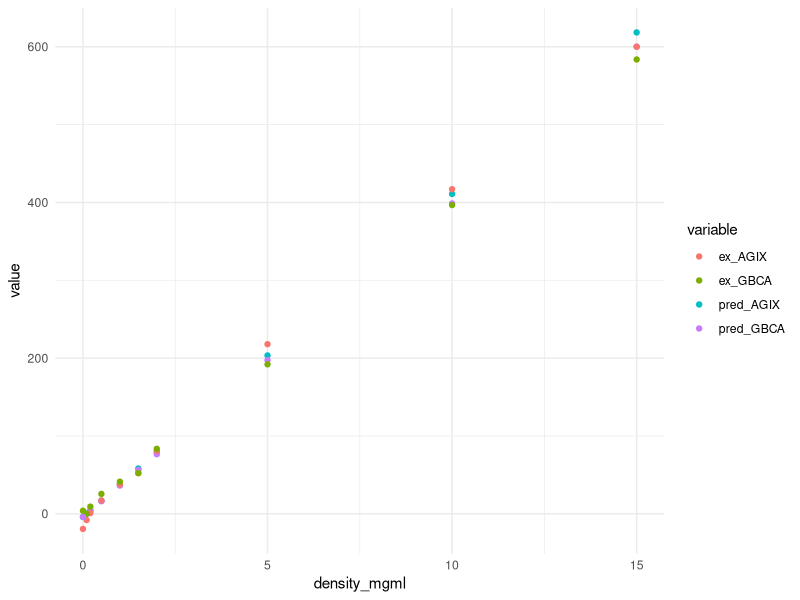
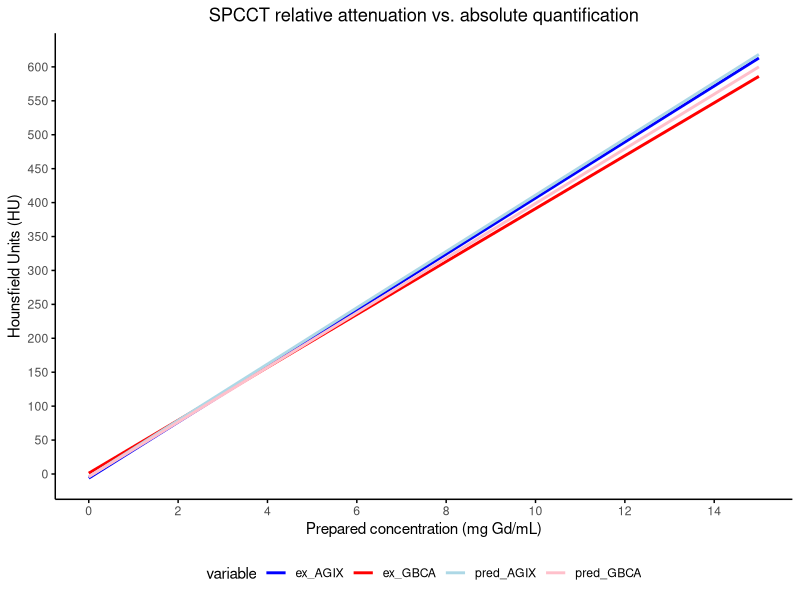
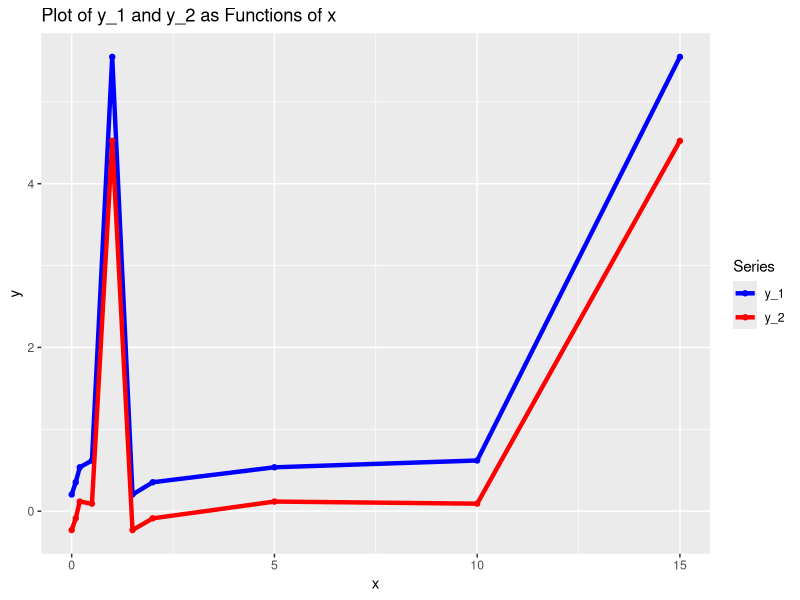

Write the R code that produced these figures, in order.
y_1 <-c(12.13303333,
        7.964676462,
        4.054808105,
        1.265254219,
        0.980784917,
        0.656716209,
        0.372968354,
        0.207138889,
        0.057983339,
        0.04992563
        
)
y_2 <-c(12.12622737,
        8.044724609,
        3.906147355,
        1.432275195,
        0.936587553,
        0.670379596,
        0.316624473,
        0.151206078,
        0.000947997,
        0.008595931
        
)

x <- c(15,10,5,2,1.5,1,0.5, 0.2, 0.1 ,0)

dotarem <- data.frame(x, y_1)
aguix <- data.frame(x, y_2)
both <- data.frame(y_1, y_2)

model <- lm(x~y_1, data = dotarem)
summary(model)

model <- lm(x~y_2, data = aguix)
summary(model)

model <- lm(y_1~y_2, data = both)
summary(model)

y_3 <- c(594.1410256,
         396.0779221,
         197.0512821,
         85.33333333,
         48.40506329,
         48.59493671,
         33.81012658,
         15.08974359,
         -1.376623377,
         -0.654320988
)

y_4 <- c(597.8860759,
         418.45,
         217.1038961,
         80.87179487,
         59.82278481,
         35.59493671,
         21.14102564,
         0.08974359,
         -3.296296296,
         -6.291139241)

both2 <- data.frame(y_3,y_4)

model <- lm(y_3~y_4, data = both2)
summary(model)



library(tidyverse)
library(dplyr)

# Load
df = read.csv("prelim_phantom.csv")

# Reshape data
wrangled_data <- df %>%
  pivot_longer(cols = -1., names_to = "variable", values_to = "value") 
  
#Plot raw
library(ggplot2)
gg <-ggplot(wrangled_data, aes(x = density_mgml, y = value, color = variable)) + 
      geom_point() + 
      theme_minimal()
print(gg)

simplified_plot <- function(wrangled_data, density_col, value_col, variable_col) {
  ggplot(wrangled_data, aes_string(x = density_col, y = value_col, color = variable_col)) +
    #geom_point() +  # Adds data points
    stat_smooth(method = "lm", se = FALSE) +  # Adds a linear regression line
    theme_minimal() +  # Uses a minimal theme for a clean look
    theme(legend.position = "bottom",  # Positions the legend at the bottom
          panel.grid.major = element_blank(),  # Removes major grid lines
          panel.grid.minor = element_blank(),  # Removes minor grid lines
          plot.title = element_text(hjust = 0.5),  # Centers the plot title
          axis.line = element_line(color = "black"),  # Adds axis lines in black
          axis.ticks = element_line(color = "black")) +  # Adds tick marks in black
    labs(x = "Prepared concentration (mg Gd/mL)", y = "Hounsfield Units (HU)",
         title = "SPCCT relative attenuation vs. absolute quantification") +
    scale_color_manual(values = c("Blue", "Red", "LightBlue", "Pink")) +
    scale_x_continuous(breaks = pretty(wrangled_data[[density_col]], n = 10),  # Pretty breaks for x-axis
                       labels = scales::comma) +
    scale_y_continuous(breaks = pretty(wrangled_data[[value_col]], n = 10),  # Pretty breaks for y-axis
                       labels = scales::comma)
}

# Usage
simplified_plot(wrangled_data, "density_mgml", "value", "variable")




#Model
model = lm(density_mgml~df$ex_AGIX, df)
summary(model)

mean(df$pred_AGIX-df$pred_GBCA)
mean(df$ex_AGIX-df$ex_GBCA)
df
print(wilcox.test(df$pred_AGIX, df$pred_GBCA, paired = TRUE))

#Model
model = lm(x~df$ex_AGIX, df)
summary(model)


# Install ggplot2 if not already installed
if(!require(ggplot2)) install.packages("ggplot2")

# Load the ggplot2 package
library(ggplot2)

# Your data
x <- c(15,10,5,2,1.5,1,0.5, 0.2, 0.1, 0)
y_1 <- c(5.548945201,
         0.619190801,
         0.536298914,
         0.353784247,
         0.203349585
)
y_2 <- c(4.523664836,
         0.091851469,
         0.117597732,
         -0.087270262,
         -0.230691209
)

# Create a data frame
data <- data.frame(x, y_1, y_2)

# Plotting y_1 and y_2 as a function of x using ggplot
p <- ggplot(data, aes(x=x)) +
  geom_line(aes(y=y_1, colour="y_1"), size=1.5) +  # Line for y_1
  geom_point(aes(y=y_1, colour="y_1")) +           # Points for y_1
  geom_line(aes(y=y_2, colour="y_2"), size=1.5) +  # Line for y_2
  geom_point(aes(y=y_2, colour="y_2")) +           # Points for y_2
  labs(title="Plot of y_1 and y_2 as Functions of x", x="x", y="y") +
  scale_colour_manual(name="Series", values=c("y_1"="blue", "y_2"="red"))

# Display the plot
print(p)

model = lm(y_1~y_2, data = data)
summary(model)

